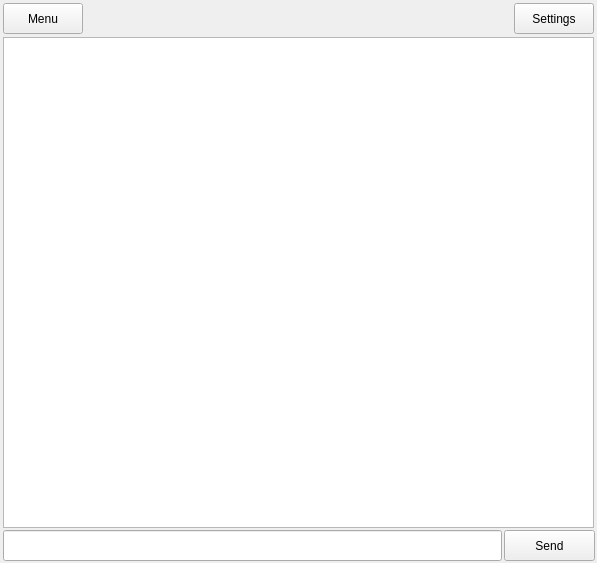
<?xml version="1.0" encoding="UTF-8"?>
<ui version="4.0">
 <class>ChatWin</class>
 <widget class="QMainWindow" name="ChatWin">
  <property name="geometry">
   <rect>
    <x>0</x>
    <y>0</y>
    <width>597</width>
    <height>563</height>
   </rect>
  </property>
  <property name="windowTitle">
   <string>MainWindow</string>
  </property>
  <widget class="QWidget" name="centralwidget">
   <widget class="QListView" name="chatView">
    <property name="geometry">
     <rect>
      <x>3</x>
      <y>37</y>
      <width>591</width>
      <height>491</height>
     </rect>
    </property>
   </widget>
   <widget class="QLineEdit" name="messageEdit">
    <property name="geometry">
     <rect>
      <x>3</x>
      <y>530</y>
      <width>499</width>
      <height>31</height>
     </rect>
    </property>
   </widget>
   <widget class="QPushButton" name="sendButton">
    <property name="geometry">
     <rect>
      <x>504</x>
      <y>530</y>
      <width>91</width>
      <height>31</height>
     </rect>
    </property>
    <property name="text">
     <string>Send</string>
    </property>
   </widget>
   <widget class="QPushButton" name="btn_settings">
    <property name="geometry">
     <rect>
      <x>514</x>
      <y>3</y>
      <width>80</width>
      <height>31</height>
     </rect>
    </property>
    <property name="text">
     <string>Settings</string>
    </property>
   </widget>
   <widget class="QPushButton" name="btn_menu">
    <property name="geometry">
     <rect>
      <x>3</x>
      <y>3</y>
      <width>80</width>
      <height>31</height>
     </rect>
    </property>
    <property name="text">
     <string>Menu</string>
    </property>
   </widget>
  </widget>
 </widget>
 <resources/>
 <connections/>
</ui>
